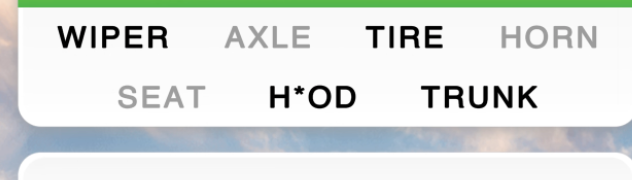
#> input picture crossword_region.png, 632 x 180 px
$ python -i score_analysis.py   (imports and definitions only)
#> lines starting #> are read from the running program, lines starting #| are printed output that depends on the picture; after the words box and inside, x2 and y2 are one past the last pixel; in counts of white or black regions, pixels touching at a corner belong together
#> in extract_scoreboard, image is the input picture: shape (180, 632, 3); mean B, G, R 223.6, 225.9, 220.5
import cv2
import pytesseract
import numpy as np

def preprocess_image(image):
    """Enhances the image for OCR by converting to grayscale and thresholding."""
    gray = cv2.cvtColor(image, cv2.COLOR_BGR2GRAY)
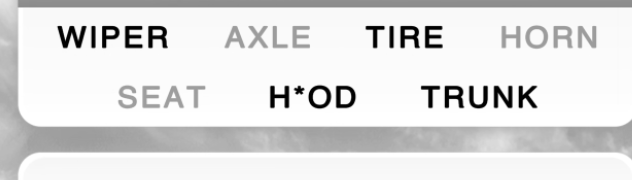
#> gray: shape (180, 632); min 0, max 255, mean 224
    _, thresh = cv2.threshold(gray, 150, 255, cv2.THRESH_BINARY_INV)
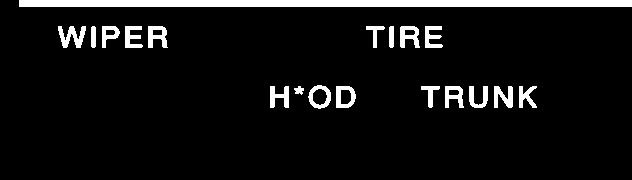
#> thresh: shape (180, 632); 7.2% white; 19 white regions, largest, box (x1, y1, x2, y2) and area: (19, 0, 632, 7) 4291, (58, 26, 86, 48) 335, (148, 26, 168, 48) 278
    return thresh

def extract_scoreboard(image_path):
    """Extracts filled and empty score slots from the scoreboard."""

    # Load the image
    image = cv2.imread(image_path)

    # Preprocess image for OCR
    processed_image = preprocess_image(image)

    # Use Tesseract to extract text
    custom_config = r'--oem 3 --psm 6'
#> (the run stopped early here; a loop or call above may not have finished)

$ run again, on crossword_search.png
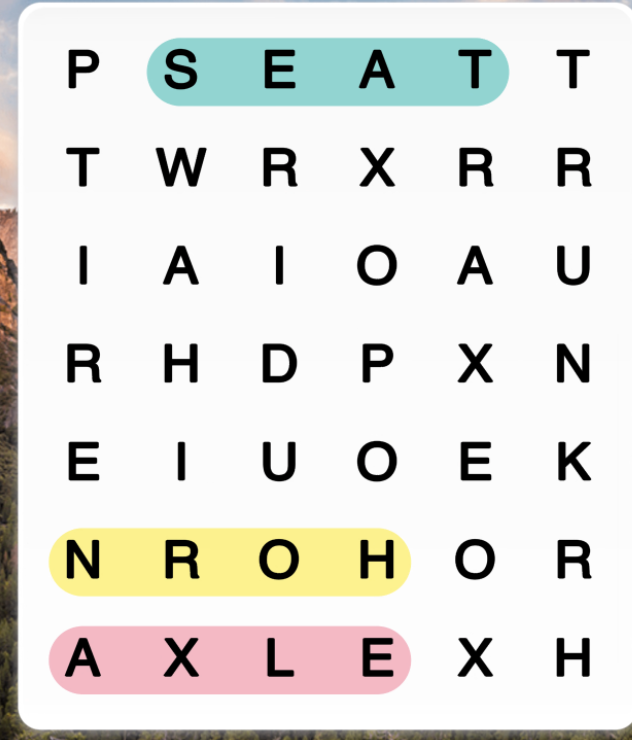
#> input picture crossword_search.png, 632 x 740 px
#> in extract_scoreboard, image is the input picture: shape (740, 632, 3); mean B, G, R 220.8, 225.3, 226
#> in preprocess_image, `gray = cv2.cvtColor(image, cv2.COLOR_BGR2GRAY)`:
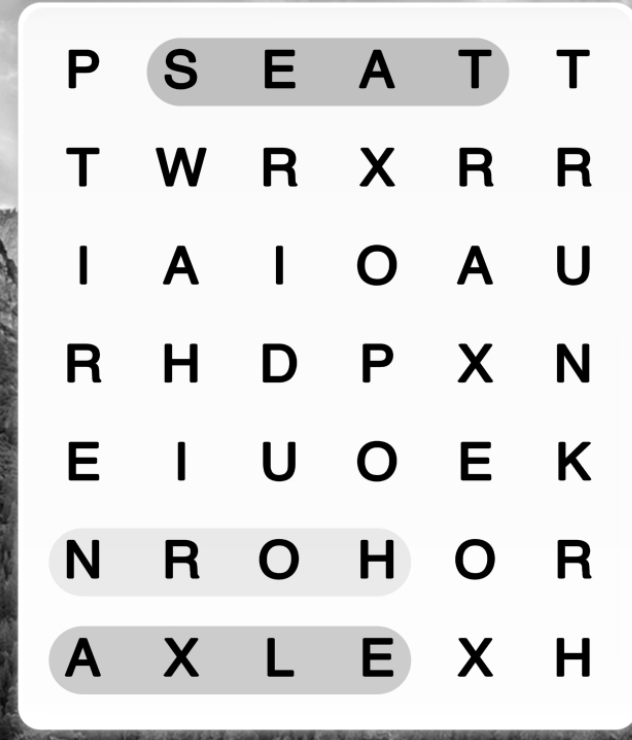
#> gray: shape (740, 632); min 0, max 255, mean 225
#> in preprocess_image, `_, thresh = cv2.threshold(gray, 150, 255, cv2.THRESH_BINARY_INV)`:
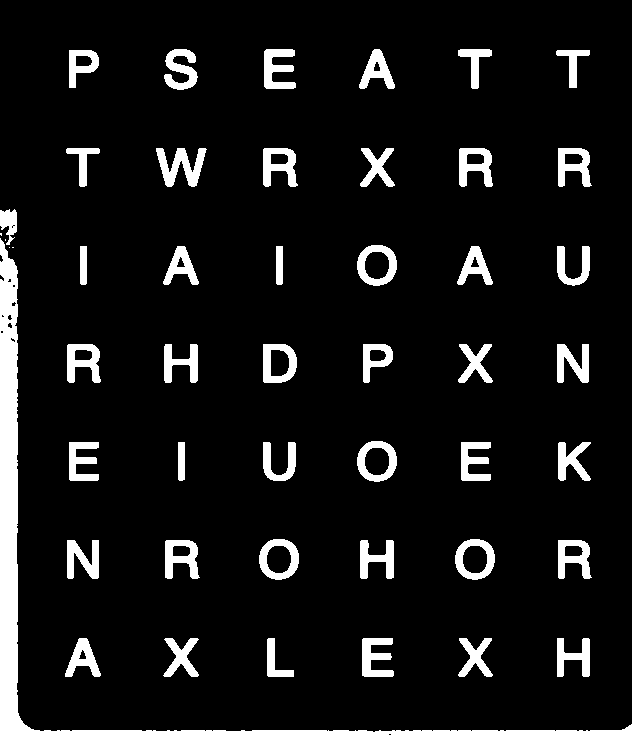
#> thresh: shape (740, 632); 9.3% white; 48 white regions (4 under 20 px), largest, box (x1, y1, x2, y2) and area: (0, 238, 632, 740) 14667, (156, 148, 207, 187) 1016, (264, 49, 296, 89) 815

$ run again, on crossword_search_highlighted.png
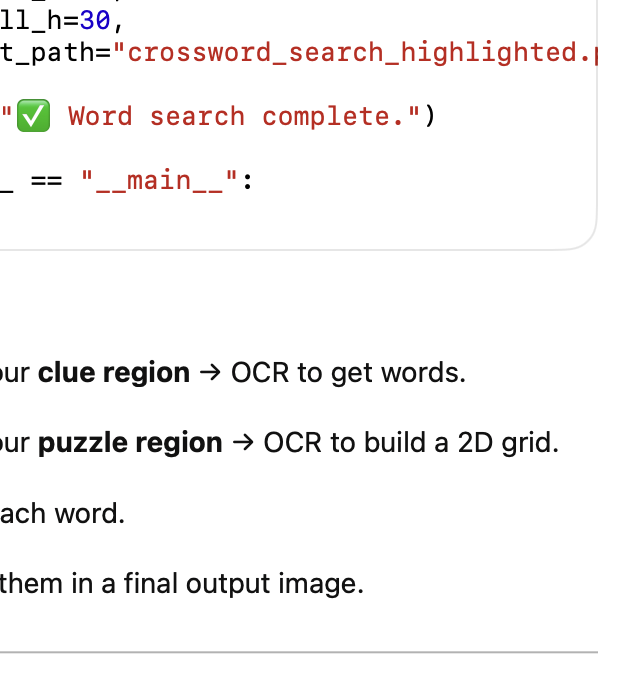
#> input picture crossword_search_highlighted.png, 632 x 678 px
#> in extract_scoreboard, image is the input picture: shape (678, 632, 3); mean B, G, R 245.4, 245.7, 247.1
#> in preprocess_image, `gray = cv2.cvtColor(image, cv2.COLOR_BGR2GRAY)`:
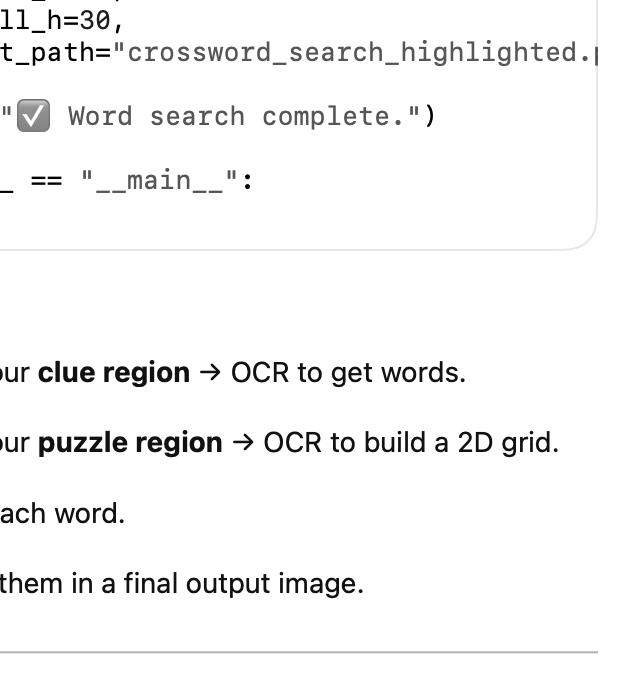
#> gray: shape (678, 632); min 0, max 255, mean 246.1
#> in preprocess_image, `_, thresh = cv2.threshold(gray, 150, 255, cv2.THRESH_BINARY_INV)`:
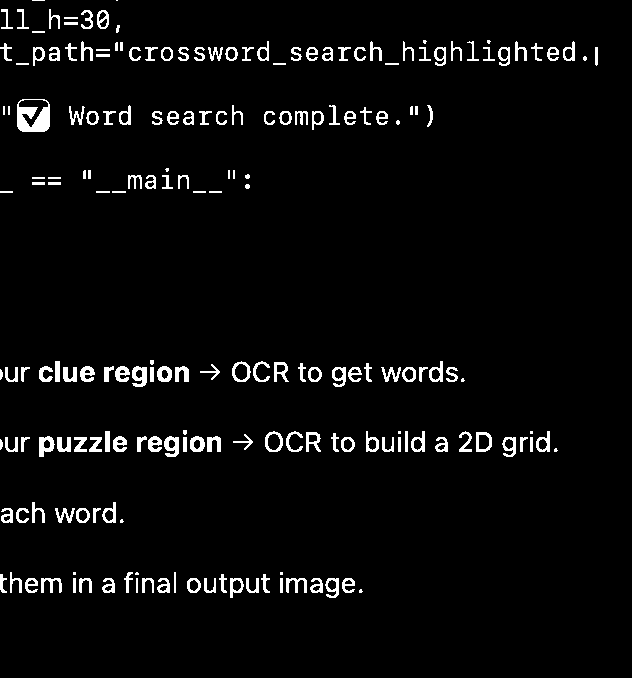
#> thresh: shape (678, 632); 4% white; 199 white regions (22 under 20 px), largest, box (x1, y1, x2, y2) and area: (17, 99, 50, 132) 716, (132, 366, 147, 387) 215, (164, 436, 179, 457) 208
